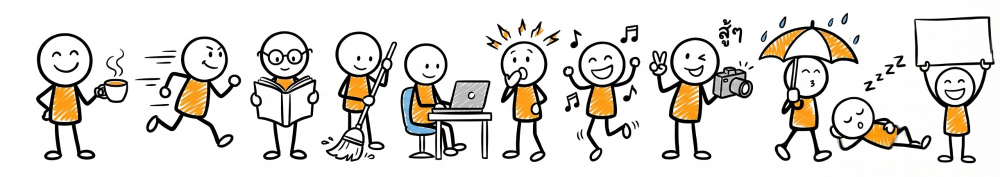
#> input picture .claude/skills/sundaland-doodle/template/examples/style-reference-sheet.jpg, 2000 x 354 px (shown at 1/2 size)
$ python check_joints.py ../examples/style-reference-sheet.jpg ../examples/style-reference-sheet.jpg ../examples/style-reference-sheet.jpg
#> lines starting #> are read from the running program, lines starting #| are printed output that depends on the picture; after the words box and inside, x2 and y2 are one past the last pixel; in counts of white or black regions, pixels touching at a corner belong together
"""Help place the 16 AnimatedDrawings joints on a cut-out sprite.

Usage: python -I check_joints.py <sprite.png> [joints.json] [char_dir]
- prints the head interior centre + a suggested "head_circle" [cx, cy, r_outer] (needed so the
  head does not squash when the arms move — see SKILL.md, troubleshooting)
- with joints.json + char_dir (after prep_char.py): lists joints that fall OUTSIDE the mesh mask
  and the nearest point inside it (outside joints are silently skipped by AnimatedDrawings ->
  that limb will not bend)
Coordinates are sprite pixels (before prep_char's 40 px pad).
"""
import json, sys
from pathlib import Path
import numpy as np
from PIL import Image
from scipy import ndimage as ndi

sprite = Path(sys.argv[1])
a = np.asarray(Image.open(sprite).convert("RGBA"))
white = (a[..., 3] > 250) & (a[..., :3].min(axis=2) > 230)
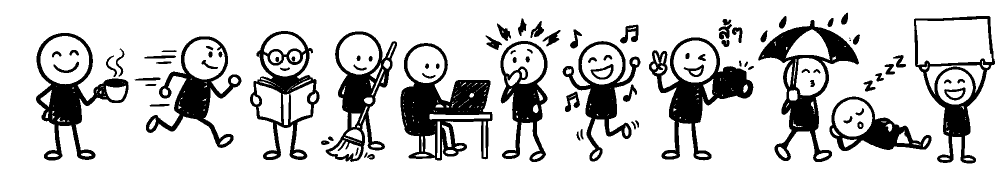
#> white: shape (354, 2000) bool (shown at 1/2 size); 80.6% white; 90 black regions (2 under 20 px), largest, box (x1, y1, x2, y2) and area: (801, 86, 985, 321) 17927, (1516, 40, 1718, 324) 14773, (1298, 75, 1507, 321) 14455
lab, n = ndi.label(white)
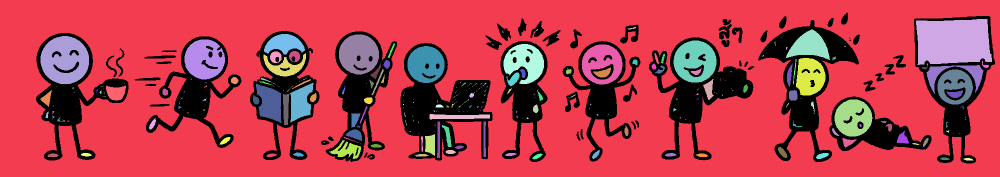
#> lab: shape (354, 2000) int32 (shown at 1/2 size); 371 distinct labels, from 0 to 370; one colour per label, 0 black
#> n = 370
best = None
for i in range(1, n + 1):
    ys, xs = np.nonzero(lab == i)
    if len(ys) > 2000 and ys.mean() < a.shape[0] * 0.55:          # big white blob in the upper half = head
        if best is None or len(ys) > best[0]:
            best = (len(ys), xs.mean(), ys.mean(), (xs.max() - xs.min() + ys.max() - ys.min()) / 4)
#> this loop made 370 passes
#> best on pass 1: (483264, 964.1, 177.9, 588)
#> (ys, xs) on passes 4, 6, 7, 11, 12, 14: ([58, 59, 59, 60, 60, 61, 61], [1075, 1074, 1075, 1073, 1074, 1072, 1073]), ([61, 62, 62, 63, 63, 64, 64, 65, 65], [1004, 1004, 1005, 1005, 1006, 1005, 1006, 1005, 1006]), ([61], [1638]), ([73], [1564]), ([74], [1563]), ([80], [1677])
if best:
    _, cx, cy, r_in = best
#> cx = 964.1; cy = 177.9; r_in = 588
    print(f"head interior centre ({cx:.0f}, {cy:.0f}), inner radius {r_in:.0f}")
#| head interior centre (964, 178), inner radius 588
    print(f'suggest  "neck": [{cx:.0f}, {cy + r_in * 0.4:.0f}]   (neck goes INSIDE the head, not at the chin)')
#| suggest  "neck": [964, 413]   (neck goes INSIDE the head, not at the chin)
    print(f'suggest  "head_circle": [{cx:.0f}, {cy:.0f}, {r_in + 12:.0f}]')
#| suggest  "head_circle": [964, 178, 600]
else:
    print("no head blob found — place neck / head_circle by eye")

if len(sys.argv) >= 4:
#> (the run stopped early here; a loop or call above may not have finished)
